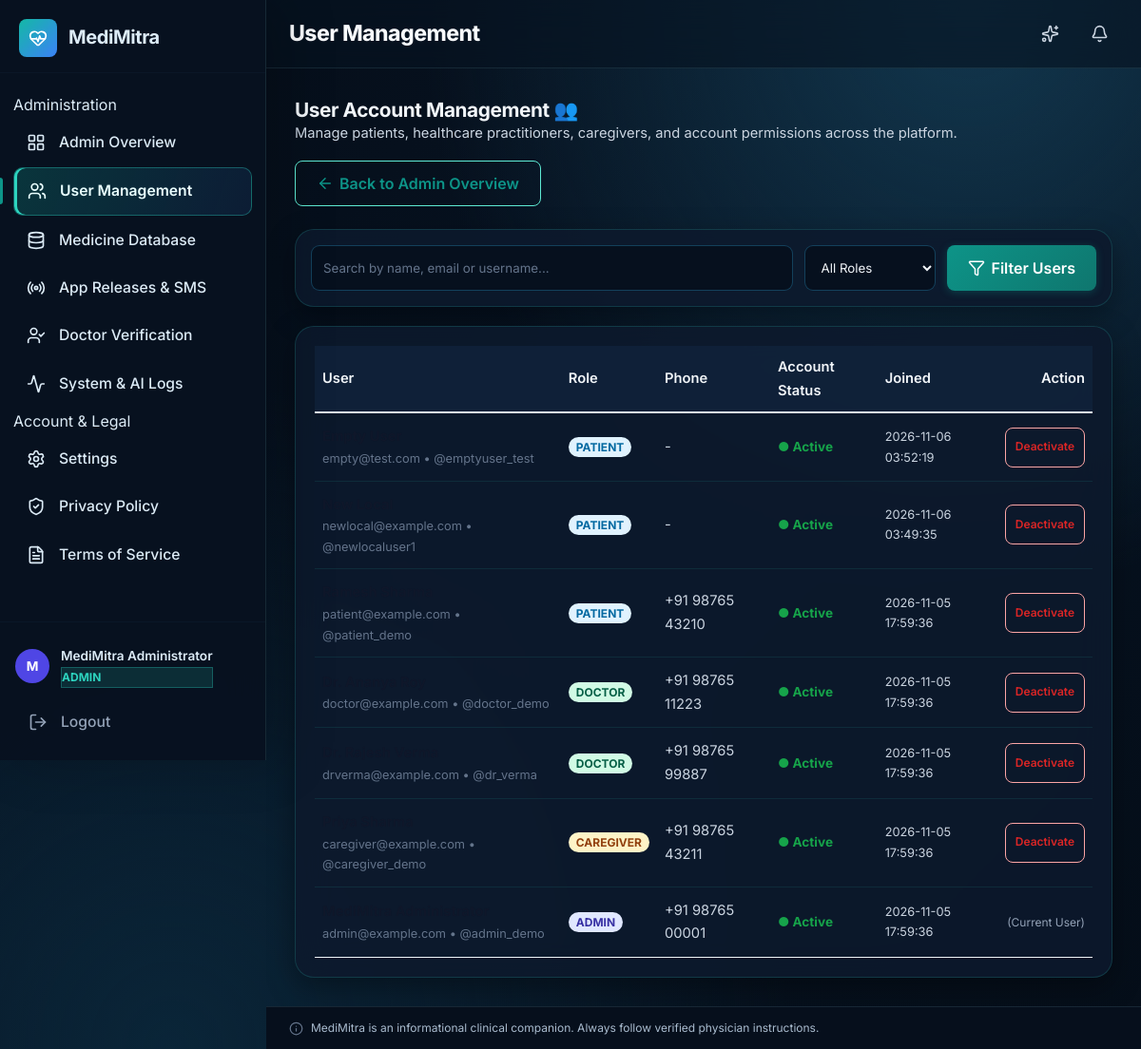
/admin/users (signed in), run on the app's committed database.
### tables this page shows
CREATE TABLE users (
    id INTEGER PRIMARY KEY AUTOINCREMENT,
    username TEXT UNIQUE NOT NULL,
    email TEXT UNIQUE NOT NULL,
    password_hash TEXT NOT NULL,
    full_name TEXT NOT NULL,
    role TEXT NOT NULL DEFAULT 'patient',  -- 'patient' or 'caregiver'
    phone TEXT,
    created_at TIMESTAMP DEFAULT CURRENT_TIMESTAMP,
    updated_at TIMESTAMP DEFAULT CURRENT_TIMESTAMP
, is_active INTEGER DEFAULT 1, language TEXT DEFAULT en, auto_camera INTEGER DEFAULT 1);

### routes/admin.py (the view)
@admin_bp.route("/users", methods=["GET"])
@role_required("admin")
def users():
    role_filter = request.args.get("role", "").strip()
    search = request.args.get("q", "").strip()
    sql = "SELECT id, username, email, full_name, role, phone, is_active, created_at FROM users WHERE 1=1"
    params = []
    if role_filter:
        sql += " AND role = ?"
        params.append(role_filter)
    if search:
        sql += " AND (full_name LIKE ? OR username LIKE ? OR email LIKE ?)"
        params.extend([f"%{search}%", f"%{search}%", f"%{search}%"])
    sql += " ORDER BY created_at DESC"
    all_users = query_db(sql, params)
    return render_template("admin_users.html", users=all_users, role_filter=role_filter, search=search)

### templates/admin_users.html (shortened to what this page needs)
{% extends "base.html" %}
{% block page_title %}User Management{% endblock %}
{% block content %}
<div style="max-width: 1050px; margin: 0 auto;">
    <div style="display:flex; justify-content:space-between; align-items:center; flex-wrap:wrap; gap:16px; margin-bottom: 24px;">
        <div>
            <h2>User Account Management 👥</h2>
            <p style="color:#64748b;">Manage patients, healthcare practitioners, caregivers, and account permissions across the platform.</p>
        </div>
        <a href="{{ url_for('admin.index') }}" class="btn btn-outline" style="display:inline-flex; align-items:center; gap:6px;">
            <i data-lucide="arrow-left" style="width:16px;height:16px;"></i>
            <span>Back to Admin Overview</span>
        </a>
    </div>
    <div class="card" style="padding:16px; margin-bottom:20px;">
        <form method="GET" style="display:flex; gap:12px; flex-wrap:wrap;">
            <input type="text" name="q" value="{{ search }}" placeholder="Search by name, email or username..." style="flex:1; min-width:200px; padding:8px 12px; border:1px solid #cbd5e1; border-radius:6px;">
            <select name="role" style="padding:8px 12px; border:1px solid #cbd5e1; border-radius:6px;">
                <option value="">All Roles</option>
            </select>
            <button type="submit" class="btn btn-primary" style="display:inline-flex; align-items:center; gap:6px;">
                <i data-lucide="filter" style="width:14px;height:14px;"></i>
                <span>Filter Users</span>
            </button>
        </form>
    </div>
    <div class="card" style="padding:20px;">
        <div style="overflow-x:auto;">
            <table style="width:100%; border-collapse:collapse; font-size:0.9rem;">
                <thead>
                    <tr style="border-bottom:2px solid #e2e8f0; text-align:left; color:#64748b;">
                        <th style="padding:10px 8px;">User</th>
                        <th style="padding:10px 8px;">Role</th>
                        <th style="padding:10px 8px;">Phone</th>
                        <th style="padding:10px 8px;">Account Status</th>
                        <th style="padding:10px 8px;">Joined</th>
                        <th style="padding:10px 8px; text-align:right;">Action</th>
                    </tr>
                </thead>
                <tbody>
                    {% for u in users %}
                    <tr style="border-bottom:1px solid #f1f5f9;">
                        <td style="padding:12px 8px;">
                            <div style="font-weight:700; color:#0f172a;">{{ u.full_name }}</div>
                            <div style="font-size:0.8rem; color:#64748b;">{{ u.email }} • @{{ u.username }}</div>
                        </td>
                        <td style="padding:12px 8px;">
                            <span style="padding:3px 8px; border-radius:9999px; font-size:0.75rem; font-weight:700; text-transform:uppercase; background:{% if u.role == 'doctor' %}#d1fae5; color:#065f46;{% elif u.role == 'admin' %}#e0e7ff; color:#3730a3;{% elif u.role == 'caregiver' %}#fef3c7; color:#92400e;{% else %}#e0f2fe; color:#0369a1;{% endif %}">
                                {{ u.role }}
                            </span>
                        </td>
                        <td style="padding:12px 8px; color:#475569;">{{ u.phone or '-' }}</td>
                        <td style="padding:12px 8px;">
                            {% if u.is_active %}
                            <span style="color:#16a34a; font-weight:700; font-size:0.85rem;">● Active</span>
                            {% else %}
                            <span style="color:#dc2626; font-weight:700; font-size:0.85rem;">○ Deactivated</span>
                            {% endif %}
                        </td>
                        <td style="padding:12px 8px; color:#64748b; font-size:0.8rem;">{{ u.created_at }}</td>
                        <td style="padding:12px 8px; text-align:right;">
                            {% if u.id != current_user.id %}
                            <form method="POST" action="{{ url_for('admin.toggle_user_status', user_id=u.id) }}" style="display:inline; margin:0;" onsubmit="return confirm('Toggle status for {{ u.full_name }}?');">
                                <button type="submit" class="btn btn-sm {% if u.is_active %}btn-outline{% else %}btn-primary{% endif %}" style="font-size:0.75rem; padding:4px 10px; {% if u.is_active %}color:#dc2626; border-color:#fca5a5;{% endif %}">
                                    {% if u.is_active %}Deactivate{% else %}Activate{% endif %}
                                </button>
                            </form>
                            {% else %}
                            <span style="font-size:0.75rem; color:#94a3b8;">(Current User)</span>
                            {% endif %}
                        </td>
                    </tr>
                    {% endfor %}
                </tbody>
            </table>
        </div>
    </div>
</div>
{% endblock %}

### templates/base.html (shortened to what this page needs)
<!DOCTYPE html>
<html lang="en">
<head>
    <link rel="stylesheet" href="{{ url_for('static', filename='css/style.css') }}">
    <link rel="stylesheet" href="{{ url_for('static', filename='css/responsive.css') }}">
</head>
<body>
    {% if current_user %}
    <aside class="sidebar" id="sidebar">
        <div class="sidebar-header">
            <div class="logo">
                <div class="logo-icon">
                    <i data-lucide="heart-pulse"></i>
                </div>
                <span class="logo-text">MediMitra</span>
            </div>
        </div>
        <nav class="sidebar-nav">
            <ul>
                {% if current_user.role == 'patient' %}
                <li class="nav-section-label"><span>Patient Care</span></li>
                <li><a href="{{ url_for('dashboard.index') }}" class="nav-link {% if request.endpoint == 'dashboard.index' %}active{% endif %}"><i data-lucide="layout-dashboard"></i><span>Health Overview</span></a></li>
                <li><a href="{{ url_for('scanner.medicine_scan') }}" class="nav-link {% if request.endpoint == 'scanner.medicine_scan' %}active{% endif %}"><i data-lucide="scan"></i><span>AI Medicine Scanner</span></a></li>
                <li><a href="{{ url_for('scanner.scan') }}" class="nav-link {% if request.endpoint == 'scanner.scan' %}active{% endif %}"><i data-lucide="file-text"></i><span>Prescription Scanner</span></a></li>
                <li><a href="{{ url_for('prescriptions.index') }}" class="nav-link {% if request.endpoint == 'prescriptions.index' %}active{% endif %}"><i data-lucide="file-check-2"></i><span>My Prescriptions</span></a></li>
                <li><a href="{{ url_for('medicines.index') }}" class="nav-link {% if request.endpoint and 'medicines' in request.endpoint %}active{% endif %}"><i data-lucide="pill"></i><span>Medicine Cabinet</span></a></li>
                <li><a href="{{ url_for('schedule.index') }}" class="nav-link {% if request.endpoint and 'schedule' in request.endpoint %}active{% endif %}"><i data-lucide="calendar-clock"></i><span>Smart Reminders</span></a></li>
                <li><a href="{{ url_for('assistant.index') }}" class="nav-link {% if request.endpoint and 'assistant' in request.endpoint %}active{% endif %}"><i data-lucide="bot"></i><span>AI Health Assistant</span></a></li>
                <li><a href="{{ url_for('queries.patient_queries') }}" class="nav-link {% if request.endpoint and 'queries' in request.endpoint %}active{% endif %}"><i data-lucide="message-square-plus"></i><span>Ask My Doctor</span></a></li>
                <li><a href="{{ url_for('records.index') }}" class="nav-link {% if request.endpoint and 'records' in request.endpoint %}active{% endif %}"><i data-lucide="clipboard-list"></i><span>Health Records</span></a></li>
                <li><a href="{{ url_for('safety.index') }}" class="nav-link {% if request.endpoint and 'safety' in request.endpoint %}active{% endif %}"><i data-lucide="shield-check"></i><span>Safety Centre</span></a></li>
                <li><a href="{{ url_for('reports.index') }}" class="nav-link {% if request.endpoint and 'reports' in request.endpoint %}active{% endif %}"><i data-lucide="bar-chart-3"></i><span>Adherence Reports</span></a></li>
                {% elif current_user.role == 'admin' %}
                <li class="nav-section-label"><span>Administration</span></li>
                <li><a href="{{ url_for('admin.index') }}" class="nav-link {% if request.endpoint == 'admin.index' %}active{% endif %}"><i data-lucide="layout-grid"></i><span>Admin Overview</span></a></li>
                <li><a href="{{ url_for('admin.users') }}" class="nav-link {% if request.endpoint == 'admin.users' %}active{% endif %}"><i data-lucide="users"></i><span>User Management</span></a></li>
                <li><a href="{{ url_for('admin.medicines') }}" class="nav-link {% if request.endpoint == 'admin.medicines' %}active{% endif %}"><i data-lucide="database"></i><span>Medicine Database</span></a></li>
                <li><a href="{{ url_for('admin.releases') }}" class="nav-link {% if request.endpoint == 'admin.releases' %}active{% endif %}"><i data-lucide="radio"></i><span>App Releases &amp; SMS</span></a></li>
                <li><a href="{{ url_for('admin.index') }}#verification" class="nav-link"><i data-lucide="user-check"></i><span>Doctor Verification</span></a></li>
                <li><a href="{{ url_for('admin.index') }}#logs" class="nav-link"><i data-lucide="activity"></i><span>System &amp; AI Logs</span></a></li>
                {% elif current_user.role == 'pharmacist' %}
                <li class="nav-section-label"><span>Pharmacy</span></li>
                <li><a href="{{ url_for('pharmacy.index') }}" class="nav-link {% if request.endpoint and 'pharmacy' in request.endpoint %}active{% endif %}"><i data-lucide="store"></i><span>Pharmacy Overview</span></a></li>
                {% endif %}
                <li class="nav-section-label"><span>Account &amp; Legal</span></li>
                <li><a href="{{ url_for('auth.settings') }}" class="nav-link {% if request.endpoint and 'settings' in request.endpoint %}active{% endif %}"><i data-lucide="settings"></i><span>Settings</span></a></li>
                <li><a href="{{ url_for('api.privacy_policy') }}" class="nav-link"><i data-lucide="shield-check"></i><span>Privacy Policy</span></a></li>
                <li><a href="{{ url_for('api.terms_of_service') }}" class="nav-link"><i data-lucide="file-text"></i><span>Terms of Service</span></a></li>
            </ul>
        </nav>
        <div class="sidebar-footer">
            <div class="user-card">
                <div class="user-avatar" style="background: {% if current_user.role == 'doctor' %}#059669{% elif current_user.role == 'admin' %}#4f46e5{% elif current_user.role == 'caregiver' %}#d97706{% else %}#0284c7{% endif %}; color: white;">
                    {{ current_user.full_name[0] | upper }}
                </div>
                <div class="user-info">
                    <span class="user-name">{{ current_user.full_name }}</span>
                    <span class="user-role badge-role" style="font-size:0.75rem; text-transform:uppercase; font-weight:700; color:{% if current_user.role == 'doctor' %}#059669{% elif current_user.role == 'admin' %}#4f46e5{% elif current_user.role == 'caregiver' %}#d97706{% else %}#0284c7{% endif %};">
                        {{ current_user.role }}
                    </span>
                </div>
            </div>
            <a href="{{ url_for('auth.logout') }}" class="nav-link logout-link">
                <i data-lucide="log-out"></i>
                <span>Logout</span>
            </a>
        </div>
    </aside>
    <main class="main-content" id="mainContent">
        <header class="topbar">
            <div class="topbar-title">
                <h1>{% block page_title %}Dashboard{% endblock %}</h1>
            </div>
            <div class="topbar-actions" style="display:flex; align-items:center; gap:12px;">
                <button type="button" class="icon-btn" onclick="playSplashAnimation(true)" title="Replay 3D Intro & Sound" aria-label="Replay 3D Intro">
                    <i data-lucide="sparkles"></i>
                </button>
                <button class="icon-btn" aria-label="Notifications">
                    <i data-lucide="bell"></i>
                </button>
            </div>
        </header>
        <div class="page-content">
            {% block content %}{% endblock %}
        </div>
        <footer class="disclaimer">
            <i data-lucide="info" style="width:14px;height:14px"></i>
            <span>MediMitra is an informational clinical companion. Always follow verified physician instructions.</span>
        </footer>
    </main>
    {% endif %}
</body>
</html>

### data on the page
users: full_name "M", full_name "MediMitra Administrator", role "ADMIN", email "admin@example.com", username "admin_demo", phone "+91 98765 00001", is_active "● Active", created_at "2026-11-05 17:59:36", shows "(Current User)"
users: email "empty@test.com", username "emptyuser_test", role "PATIENT", phone "-", is_active "● Active", created_at "2026-11-06 03:52:19"
users: email "newlocal@example.com", username "newlocaluser1", role "PATIENT", phone "-", is_active "● Active", created_at "2026-11-06 03:49:35"
users: email "patient@example.com", username "patient_demo", role "PATIENT", phone "+91 98765 43210", is_active "● Active", created_at "2026-11-05 17:59:36"
users: email "doctor@example.com", username "doctor_demo", role "DOCTOR", phone "+91 98765 11223", is_active "● Active", created_at "2026-11-05 17:59:36"
users: email "drverma@example.com", username "dr_verma", role "DOCTOR", phone "+91 98765 99887", is_active "● Active", created_at "2026-11-05 17:59:36"
users: email "caregiver@example.com", username "caregiver_demo", role "CAREGIVER", phone "+91 98765 43211", is_active "● Active", created_at "2026-11-05 17:59:36"
